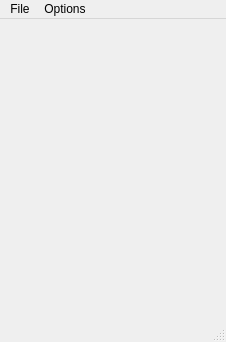
<?xml version="1.0" encoding="UTF-8"?>
<ui version="4.0">
 <class>MainWindow</class>
 <widget class="QMainWindow" name="MainWindow">
  <property name="geometry">
   <rect>
    <x>0</x>
    <y>0</y>
    <width>226</width>
    <height>342</height>
   </rect>
  </property>
  <property name="windowTitle">
   <string>GGBoy</string>
  </property>
  <widget class="QWidget" name="centralwidget">
   <layout class="QVBoxLayout" name="verticalLayout_2">
    <item>
     <layout class="QVBoxLayout" name="verticalLayout">
      <item>
       <widget class="QLabel" name="GameImage">
        <property name="text">
         <string/>
        </property>
        <property name="alignment">
         <set>Qt::AlignmentFlag::AlignLeading|Qt::AlignmentFlag::AlignLeft|Qt::AlignmentFlag::AlignTop</set>
        </property>
       </widget>
      </item>
     </layout>
    </item>
   </layout>
  </widget>
  <widget class="QMenuBar" name="menubar">
   <property name="geometry">
    <rect>
     <x>0</x>
     <y>0</y>
     <width>226</width>
     <height>22</height>
    </rect>
   </property>
   <widget class="QMenu" name="menuFile">
    <property name="title">
     <string>File</string>
    </property>
    <addaction name="actionOpenROM"/>
    <addaction name="actionClose"/>
   </widget>
   <widget class="QMenu" name="menuOptions">
    <property name="title">
     <string>Options</string>
    </property>
    <addaction name="actionInformations"/>
   </widget>
   <addaction name="menuFile"/>
   <addaction name="menuOptions"/>
  </widget>
  <widget class="QStatusBar" name="statusbar"/>
  <action name="actionOpenROM">
   <property name="text">
    <string>Open ROM</string>
   </property>
  </action>
  <action name="actionClose">
   <property name="text">
    <string>Close</string>
   </property>
  </action>
  <action name="actionInformations">
   <property name="text">
    <string>Informations</string>
   </property>
  </action>
 </widget>
 <resources/>
 <connections/>
</ui>
